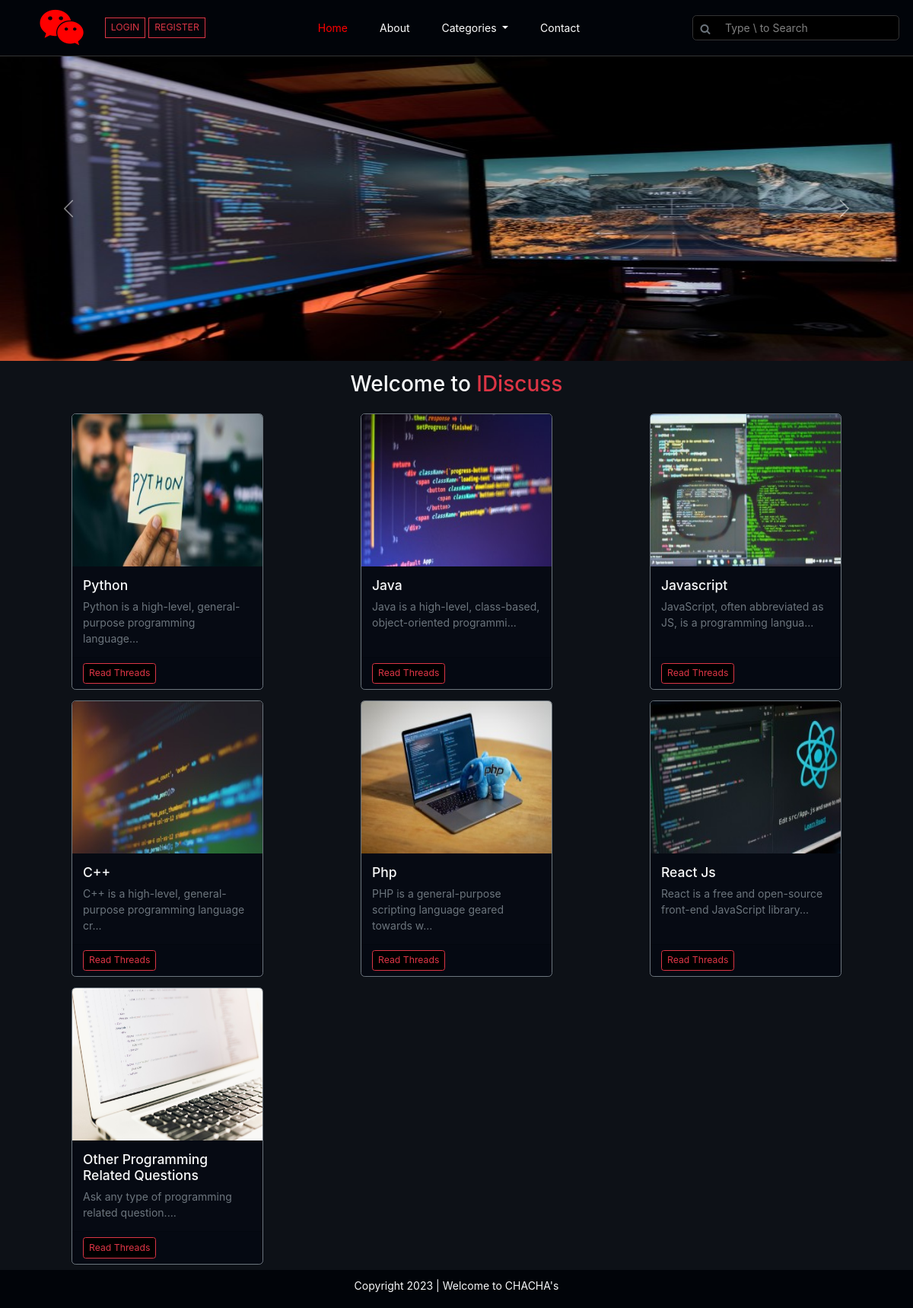
The page / on the database its author committed.
### tables this page shows
CREATE TABLE `categories` (
  `c_id` int(250) NOT NULL,
  `c_name` varchar(250) NOT NULL,
  `c_desc` varchar(250) NOT NULL,
  `c_images` varchar(255) NOT NULL,
  `c_reg_date` datetime NOT NULL DEFAULT current_timestamp()
);

### index.php (the view, shortened to what this page needs)
<!DOCTYPE html>
<html lang="en">
<head>
    <link rel="stylesheet" href="https://cdn.jsdelivr.net/npm/bootstrap@5.2.3/dist/css/bootstrap.min.css">
    <link rel="stylesheet" href="https://cdnjs.cloudflare.com/ajax/libs/font-awesome/6.0.0/css/all.min.css" />
    <link rel='stylesheet' href='https://cdnjs.cloudflare.com/ajax/libs/font-awesome/4.7.0/css/font-awesome.min.css'>
    <link rel="stylesheet" href="css_js/style.css">
</head>
<body>
    <div class="container-fluid p-0" id="maincontainer">
        <?php include 'partials/_header.php'; ?>
        <div id="carouselExampleInterval" class="carousel slide" data-bs-ride="carousel">
            <div class="carousel-inner">
                <div class="carousel-item" data-bs-interval="1500">
                    <img src="imgs/slider-2.jpg" class="d-block w-100" alt="..." height="400px">
                </div>
            </div>
            <button class="carousel-control-prev" type="button" data-bs-target="#carouselExampleInterval" data-bs-slide="prev">
                <span class="carousel-control-prev-icon" aria-hidden="true"></span>
            </button>
            <button class="carousel-control-next" type="button" data-bs-target="#carouselExampleInterval" data-bs-slide="next">
                <span class="carousel-control-next-icon" aria-hidden="true"></span>
            </button>
        </div>
        <div class="container">
            <h2 class="text-center my-3 text-light">Welcome to <span class="text-danger">IDiscuss</span></h2>
            <div class="row">
                <?php
                $sql = "select * from categories";
                $result = mysqli_query($con, $sql);
                while ($row = mysqli_fetch_assoc($result)) {
                    $c_id = $row["c_id"];
                    $c_name = $row["c_name"];
                    $c_desc = $row["c_desc"];
                    $c_img = $row["c_images"];
                    echo '<div class="col-md-4 d-flex justify-content-center alighn-items">
                        <div class="card my-2 border border-secondary" style="width: 18rem;background-color:#060a13;">
                        <img src="imgs/' . $c_img . '" class="card-img-top" style="height:200px;" alt="...">
                            <div class="card-body">
                            <h5 class="card-title text-light text-capitalize">' . $c_name . '</h5>
                                <p class="card-text text-secondary">' . substr($c_desc, 0, 60) . '...</p>
                                </div>
                                <div class="card-footer">
                                <a href="threadlist.php?catid=' . $c_id . '" class="btn btn-sm text-danger btn-outline-danger" style="background-color:black;">Read Threads</a>
                            </div>
                        </div>
                    </div>';
                }
                ?>
            </div>
        </div>
    </div>
    <?php include 'partials/_footer.php'; ?>
</body>
</html>

### css_js/style.css (style rules this page uses)
* { scroll-behavior: smooth; }
html,body { font-family: -apple-system, BlinkMacSystemFont, "Segoe UI", Roboto, Oxygen, Ubuntu, Cantarell, "Open Sans", "Helvetica Neue", sans-serif; font-size: 14px; height: 100vh; }
#maincontainer { background-color: #0d1117; min-height: calc(100vh - 50px); padding-bottom: 20px; }
::placeholder { color: grey !important; }

### rows shown on the page
categories: c_images (picture), c_name "Python", c_desc "Python is a high-level, general-purpose programming language"
categories: c_images (picture), c_name "Java", c_desc "Java is a high-level, class-based, object-oriented programmi"
categories: c_images (picture), c_name "Javascript", c_desc "JavaScript, often abbreviated as JS, is a programming langua"
categories: c_images (picture), c_name "C++", c_desc "C++ is a high-level, general-purpose programming language cr"
categories: c_images (picture), c_name "Php", c_desc "PHP is a general-purpose scripting language geared towards w"
categories: c_images (picture), c_name "React Js", c_desc "React is a free and open-source front-end JavaScript library"
categories: c_images (picture), c_name "Other Programming Related Questions", c_desc "Ask any type of programming related question."
